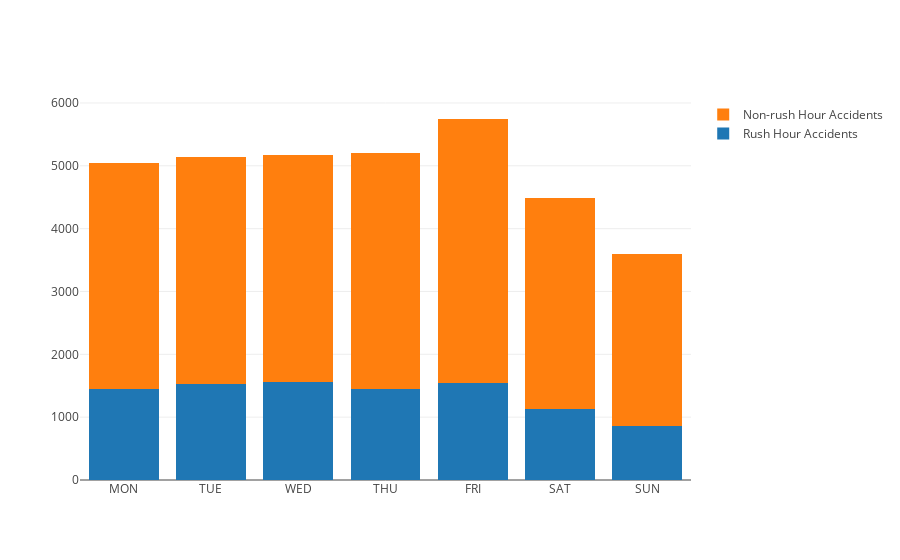

The code cell stored with this chart in its notebook:
### Code cell
data = [trace1, trace2]
layout = go.Layout(
    barmode='stack'
)

fig = go.Figure(data=data, layout=layout)
py.offline.iplot(fig)

### Figure 1 — Plotly figure (JSON) as saved in the notebook; plotly's stock layout.template omitted (floating-point values rounded to 4 significant figures)
{"data": [{"name": "Rush Hour Accidents", "type": "bar", "uid": "3e5fe483-1a74-4b33-9458-e9d39c712c1f", "x": ["MON", "TUE", "WED", "THU", "FRI", "SAT", "SUN"], "y": [1446, 1521, 1564, 1447, 1551, 1132, 867]}, {"name": "Non-rush Hour Accidents", "type": "bar", "uid": "ccbbe1a5-33f0-4e93-89be-6937792e1cc5", "x": ["MON", "TUE", "WED", "THU", "FRI", "SAT", "SUN"], "y": [3597, 3627, 3601, 3755, 4194, 3351, 2728]}], "layout": {"barmode": "stack"}}
